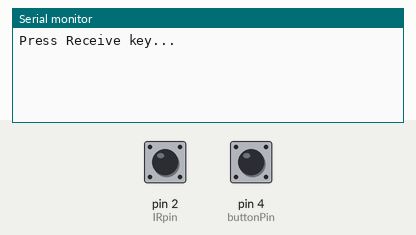
The sketch below on a simulated Arduino Mega 2560, built with avr-gcc and run on an emulated ATmega2560. Shown: the last lines printed to the serial monitor. The inputs (shaded band) are chosen by the test bench; at power-on: pin 2 (IRpin) HIGH, pin 4 (buttonPin) HIGH.

Above: at 1.2 s.
1.3 s: pin 2 (IRpin) pulsed LOW 2 times (0.12 s each, 0.3 s apart)
At 3.6 s:
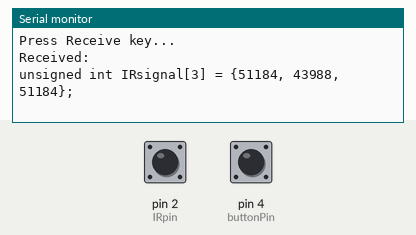
4.5 s: pin 2 (IRpin) pulsed LOW 5 times (0.12 s each, 0.3 s apart)
At 8.0 s:
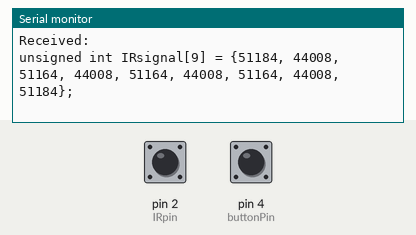

The sketch:

IR_test_custom.ino
```cpp
// ИК-приемник подключить к Digital Pin-02 на MEGA или Duemilanove
// Кнопку начала сканирования подключить между землей и Digital Pin-04

// Arduino Mega
#if defined(__AVR_ATmega2560__)
#define IRpin_PIN PINE
#define IRpin 4
// Arduino Duemilanove
#else
#define IRpin_PIN PIND
#define IRpin 4
#endif

#define MAXPULSE 65000
#define RESOLUTION 20 // Timing resolution

int buttonPin = 4;
int buttonState = 0;
uint16_t pulses[200][2]; // 100 pairs standart
uint8_t currentpulse = 0;
uint8_t sendpulse = 0;

void setup(void){
  pinMode(buttonPin, INPUT);
  digitalWrite(buttonPin, HIGH);
  Serial.begin(9600);
  Serial.println("\nPress Receive key...");
};

void loop(void){
  buttonState = digitalRead(buttonPin);
    uint16_t highpulse, lowpulse;
    highpulse = lowpulse = 0;
    while (IRpin_PIN & (1 << IRpin))
      {
      highpulse++;
      delayMicroseconds(RESOLUTION);
      if ((highpulse >= MAXPULSE) && (currentpulse != 0))
        {
        printpulses();
        sendpulse=currentpulse;
        currentpulse=0;
        return;
        }
      }
    pulses[currentpulse][0] = highpulse;
    while (! (IRpin_PIN & _BV(IRpin)))
      {
      // pin is still LOW
      lowpulse++;
      delayMicroseconds(RESOLUTION);
      if ((lowpulse >= MAXPULSE) && (currentpulse != 0))
        {
        printpulses();
        sendpulse=currentpulse;
        currentpulse=0;
        return;
        }
      }
    pulses[currentpulse][1] = lowpulse;
    currentpulse++;
};

void printpulses(void){
  Serial.println("\nReceived:");
  Serial.print("\nunsigned int IRsignal[");
  Serial.print(currentpulse*2-1);
  Serial.print("] = {");
  for (uint8_t i = 0; i < currentpulse-1; i++)
    {
    Serial.print(pulses[i][1] * RESOLUTION, DEC);
    Serial.print(", ");
    Serial.print(pulses[i+1][0] * RESOLUTION, DEC);
    Serial.print(", ");
    }
  Serial.print(pulses[currentpulse-1][1] * RESOLUTION, DEC);
  Serial.print("};");
  Serial.println("");
};
```

Measured:
- after the input at 1.3 s, the serial monitor: prints a new line after 1.8 s (image 1)
- after the input at 4.5 s, the serial monitor: prints a new line after 2.7 s (image 2)
